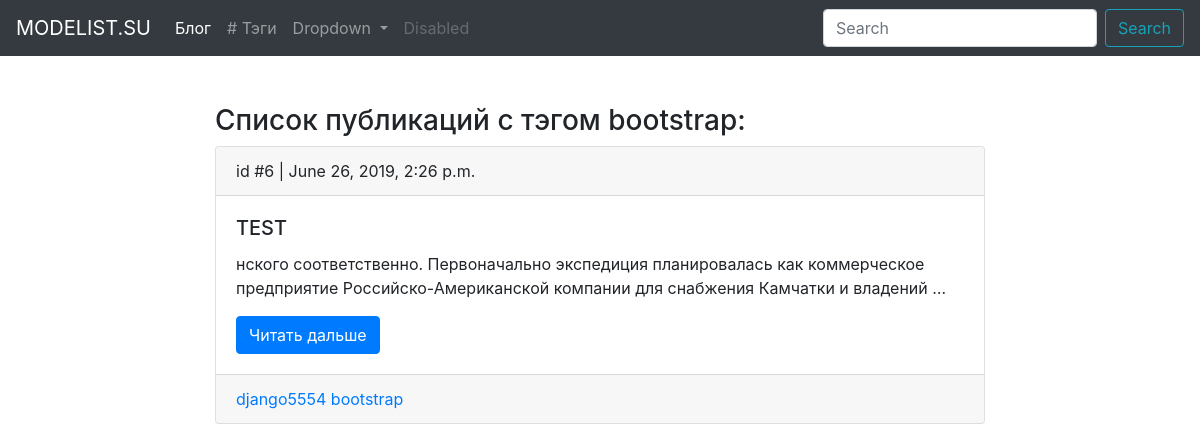
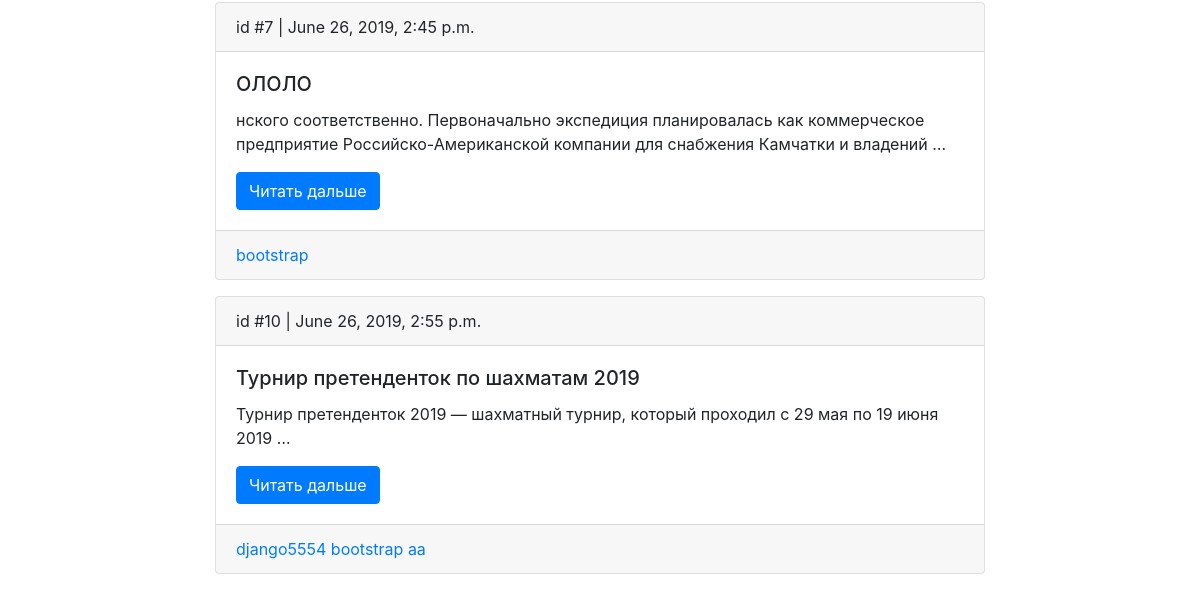
The app's page /blog/tag/btstrap/, older data (2 pictures, top to bottom).
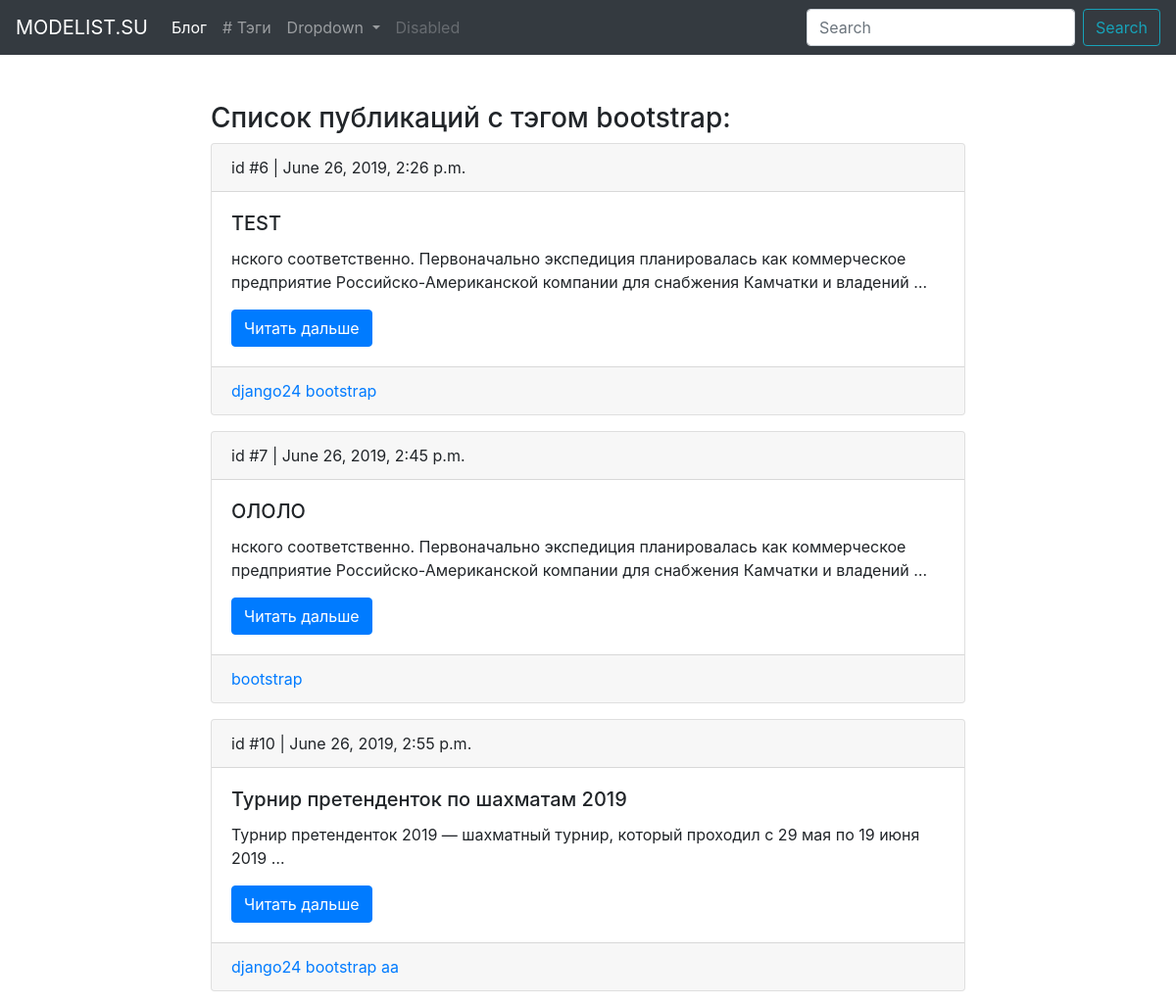
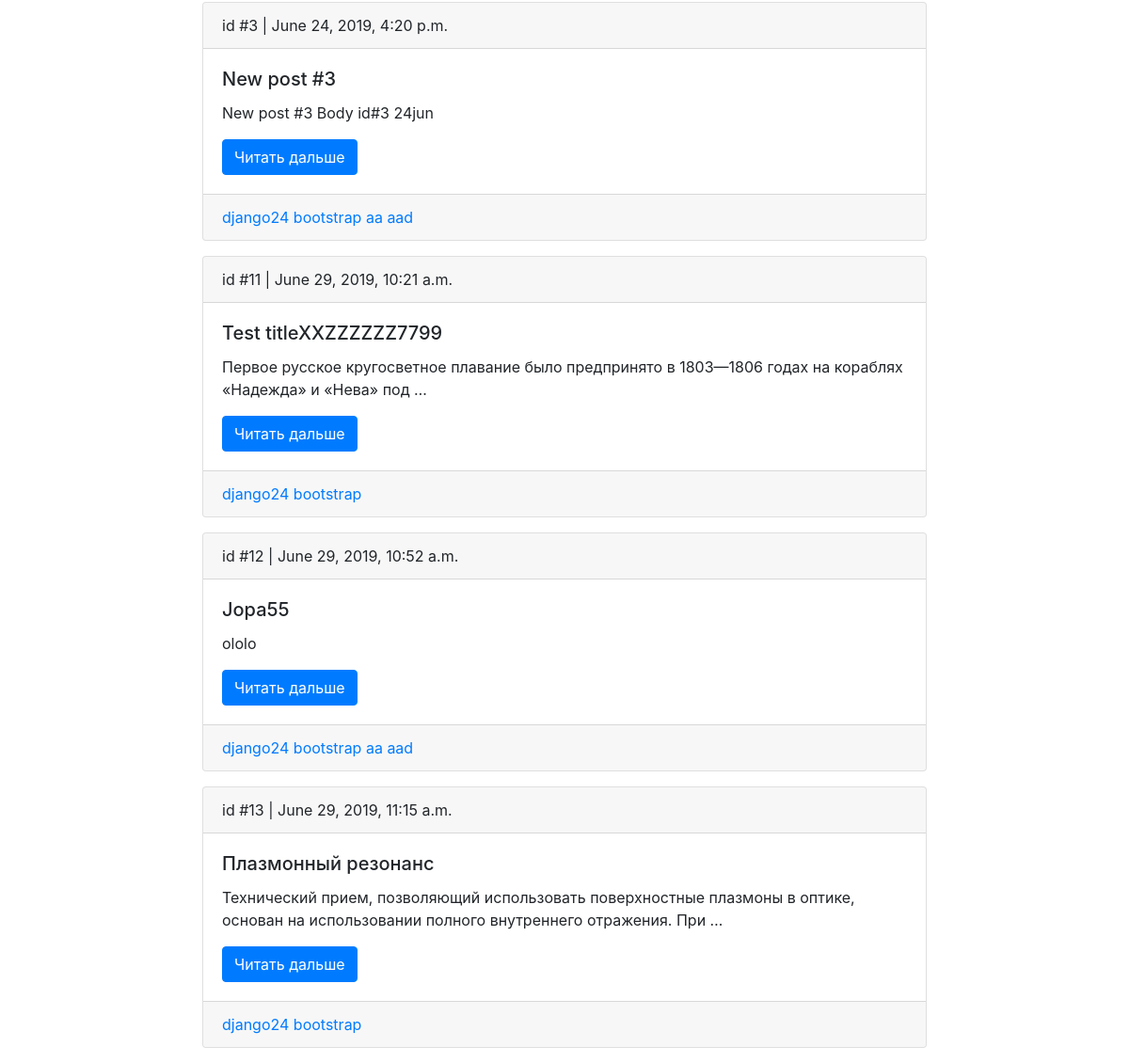
The same page, newer data (2 pictures, top to bottom).
### blog/models.py (models this page shows, shortened)
class Tag(models.Model):
    title = models.CharField(max_length=50)
    slug = models.SlugField(max_length=50, unique=True)
    def get_absolute_url(self):
        return reverse('tag_detail_url', kwargs={'slug': self.slug})

class Post(models.Model):
    title = models.CharField(max_length=150, db_index=True)
    slug = models.SlugField(max_length=150, unique=True, blank=True)
    body = models.TextField(blank=True, db_index=True)
    date_pub = models.DateTimeField(auto_now_add=True)
    tags = models.ManyToManyField('Tag', related_name='posts', blank=True)
    def get_absolute_url(self):
        return reverse('post_detail_url', kwargs={'slug': self.slug})

### blog/views.py (the view)
# urls.py: path('tag/<slug>/', TagDetail.as_view(), name='tag_detail_url'),
class TagDetail(View):
    def get(self, request, slug):
        tag = get_object_or_404(Tag, slug__iexact=slug)
        return render(request, 'blog/tag_detail.html', context={'tag': tag})

### blog/templates/blog/tag_detail.html (shortened to what this page needs)
{% extends 'blog/blog_main.html' %}
{% block content %}
    <h3>Список публикаций с тэгом {{ tag.title }}:</h3>
    {% for post in tag.posts.all %}
        {% include 'blog/includes/post_card_template.html' %}
    {% endfor %}
{% endblock %}

### blog/templates/blog/blog_main.html (shortened to what this page needs)
{% extends 'main.html' %}

### templates/main.html (shortened to what this page needs)
<!DOCTYPE html>
<html lang="en">
<head>
    <link rel="stylesheet" href="https://stackpath.bootstrapcdn.com/bootstrap/4.3.1/css/bootstrap.min.css">
</head>
<body>
<nav class="navbar navbar-expand-lg navbar-dark bg-dark">
  <a class="navbar-brand" href="#">MODELIST.SU</a>
  <div class="collapse navbar-collapse" id="navbarSupportedContent">
    <ul class="navbar-nav mr-auto">
      <li class="nav-item active">
        <a class="nav-link" href="{% url 'post_list_url' %}">Блог</a>
      </li>
      <li class="nav-item">
        <a class="nav-link" href="{% url 'tag_list_url' %}"># Тэги</a>
      </li>
      <li class="nav-item dropdown">
        <a class="nav-link dropdown-toggle" href="#" id="navbarDropdown" role="button" data-toggle="dropdown" aria-haspopup="true" aria-expanded="false">
          Dropdown
        </a>
      </li>
      <li class="nav-item">
        <a class="nav-link disabled" href="#" tabindex="-1" aria-disabled="true">Disabled</a>
      </li>
    </ul>
    <form class="form-inline my-2 my-lg-0">
      <input class="form-control mr-sm-2" type="search" placeholder="Search" aria-label="Search">
      <button class="btn btn-outline-info my-2 my-sm-0" type="submit">Search</button>
    </form>
  </div>
</nav>
<div class="col-lg-8 offset-lg-2 mt-5">
    {% block content %}
    {% endblock %}
</div>
</body>
</html>

### blog/templates/blog/includes/post_card_template.html
 <div class="card mb-3">
    <div class="card-header">
        id #{{ post.id }} | {{ post.date_pub }}
    </div>
    <div class="card-body">
        <h5 class="card-title">{{ post.title }}</h5>
        <p class="card-text">{{ post.body|truncatewords:15 }}</p>
        <a href="{{ post.get_absolute_url }}" class="btn btn-primary">Читать дальше</a>
    </div>
    <div class="card-footer text-muted">
        {% for tag in post.tags.all %}
            <a href="{{ tag.get_absolute_url }}">{{ tag.title }}</a>
        {% endfor %}
    </div>
</div>

Row changes from the older to the newer data that the page shows:
changed Tag: title "django5554" → "django24"
now on this page (row edited): Post: id "3", date_pub "June 24, 2019, 4:20 p.m.", title "New post #3", body "New post #3 Body id#3 24jun", Tag (title "django24"), Tag (title "bootstrap"), Tag (title "aa")
now on this page (row unchanged): Tag: title "aad"
added Post: id "11", date_pub "June 29, 2019, 10:21 a.m.", title "Test titleXXZZZZZZ7799", body "Первое русское кругосветное плавание было предпринято в 1803—1806 годах на кораблях «Надежда» и «Нева» под …", Tag (title "django24"), Tag (title "bootstrap")
added Post: id "12", date_pub "June 29, 2019, 10:52 a.m.", title "Jopa55", body "ololo", Tag (title "django24"), Tag (title "bootstrap"), Tag (title "aa")
added Post: id "13", date_pub "June 29, 2019, 11:15 a.m.", title "Плазмонный резонанс", body "Технический прием, позволяющий использовать поверхностные плазмоны в оптике, основан на использовании полного внутреннего отражения. При …", Tag (title "django24"), Tag (title "bootstrap")
